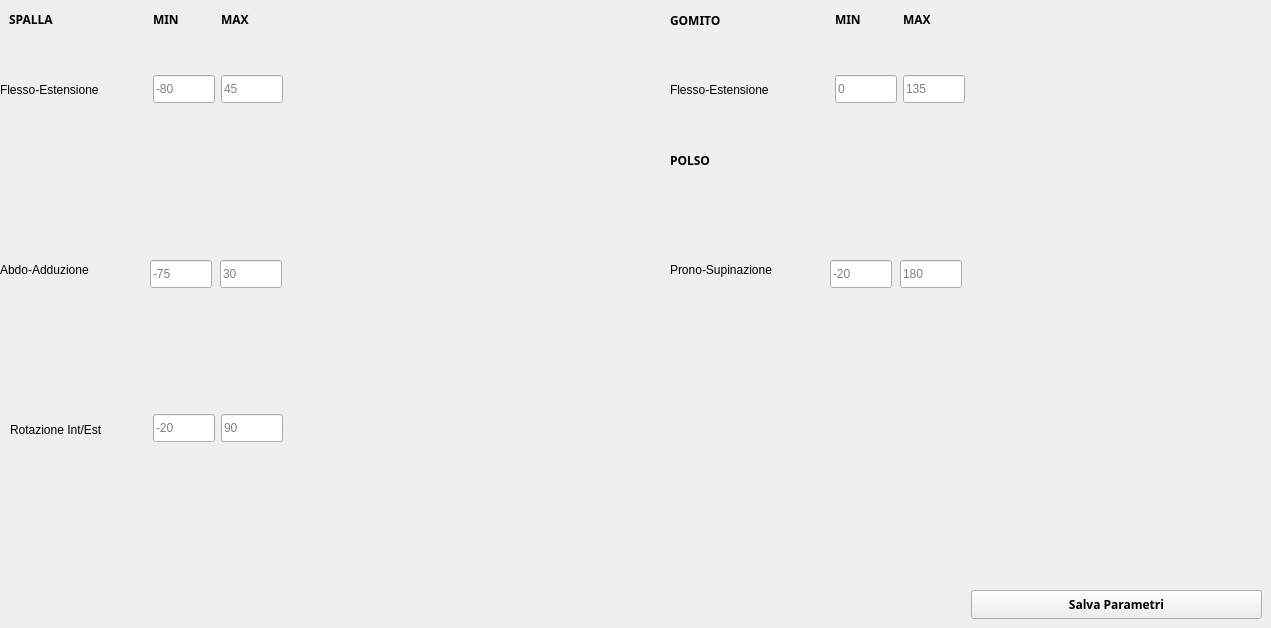
         <widget class="QWidget" name="tab_parametri">
          <attribute name="title">
           <string>Configurazione Parametri</string>
          </attribute>
          <widget class="QLabel" name="label">
           <property name="geometry">
            <rect>
             <x>9</x>
             <y>9</y>
             <width>74</width>
             <height>21</height>
            </rect>
           </property>
           <property name="font">
            <font>
             <family>Sans</family>
             <weight>75</weight>
             <bold>true</bold>
            </font>
           </property>
           <property name="text">
            <string>SPALLA</string>
           </property>
          </widget>
          <widget class="QLabel" name="label_2">
           <property name="geometry">
            <rect>
             <x>153</x>
             <y>9</y>
             <width>38</width>
             <height>21</height>
            </rect>
           </property>
           <property name="font">
            <font>
             <family>Sans</family>
             <weight>75</weight>
             <bold>true</bold>
            </font>
           </property>
           <property name="text">
            <string>MIN</string>
           </property>
          </widget>
          <widget class="QLabel" name="label_3">
           <property name="geometry">
            <rect>
             <x>221</x>
             <y>9</y>
             <width>44</width>
             <height>21</height>
            </rect>
           </property>
           <property name="font">
            <font>
             <family>Sans</family>
             <weight>75</weight>
             <bold>true</bold>
            </font>
           </property>
           <property name="text">
            <string>MAX</string>
           </property>
          </widget>
          <widget class="QLabel" name="label_4">
           <property name="geometry">
            <rect>
             <x>670</x>
             <y>10</y>
             <width>78</width>
             <height>21</height>
            </rect>
           </property>
           <property name="font">
            <font>
             <family>Sans</family>
             <weight>75</weight>
             <bold>true</bold>
            </font>
           </property>
           <property name="text">
            <string>GOMITO</string>
           </property>
          </widget>
          <widget class="QLabel" name="label_5">
           <property name="geometry">
            <rect>
             <x>835</x>
             <y>9</y>
             <width>38</width>
             <height>21</height>
            </rect>
           </property>
           <property name="font">
            <font>
             <family>Sans</family>
             <weight>75</weight>
             <bold>true</bold>
            </font>
           </property>
           <property name="text">
            <string>MIN</string>
           </property>
          </widget>
          <widget class="QLabel" name="label_6">
           <property name="geometry">
            <rect>
             <x>903</x>
             <y>9</y>
             <width>44</width>
             <height>21</height>
            </rect>
           </property>
           <property name="font">
            <font>
             <family>Sans</family>
             <weight>75</weight>
             <bold>true</bold>
            </font>
           </property>
           <property name="text">
            <string>MAX</string>
           </property>
          </widget>
          <widget class="QLineEdit" name="lineEdit_gomitomin">
           <property name="geometry">
            <rect>
             <x>835</x>
             <y>75</y>
             <width>62</width>
             <height>28</height>
            </rect>
           </property>
           <property name="placeholderText">
            <string>0</string>
           </property>
          </widget>
          <widget class="QLineEdit" name="lineEdit_gomitomax">
           <property name="geometry">
            <rect>
             <x>903</x>
             <y>75</y>
             <width>62</width>
             <height>28</height>
            </rect>
           </property>
           <property name="placeholderText">
            <string>135</string>
           </property>
          </widget>
          <widget class="QLabel" name="label_17">
           <property name="geometry">
            <rect>
             <x>971</x>
             <y>30</y>
             <width>221</width>
             <height>161</height>
            </rect>
           </property>
           <property name="text">
            <string/>
           </property>
           <property name="pixmap">
            <pixmap>../resources/images/img/ROM/gomito.png</pixmap>
           </property>
           <property name="scaledContents">
            <bool>true</bool>
           </property>
          </widget>
          <widget class="QLabel" name="label_7">
           <property name="geometry">
            <rect>
             <x>0</x>
             <y>80</y>
             <width>138</width>
             <height>20</height>
            </rect>
           </property>
           <property name="text">
            <string>Flesso-Estensione</string>
           </property>
          </widget>
          <widget class="QLabel" name="label_10">
           <property name="geometry">
            <rect>
             <x>670</x>
             <y>150</y>
             <width>65</width>
             <height>21</height>
            </rect>
           </property>
           <property name="font">
            <font>
             <family>Sans</family>
             <weight>75</weight>
             <bold>true</bold>
            </font>
           </property>
           <property name="text">
            <string>POLSO</string>
           </property>
          </widget>
          <widget class="QLabel" name="label_9">
           <property name="geometry">
            <rect>
             <x>670</x>
             <y>80</y>
             <width>138</width>
             <height>20</height>
            </rect>
           </property>
           <property name="text">
            <string>Flesso-Estensione</string>
           </property>
          </widget>
          <widget class="QPushButton" name="pushButton_salvaconf">
           <property name="geometry">
            <rect>
             <x>971</x>
             <y>590</y>
             <width>291</width>
             <height>29</height>
            </rect>
           </property>
           <property name="font">
            <font>
             <family>Sans</family>
             <weight>75</weight>
             <bold>true</bold>
            </font>
           </property>
           <property name="text">
            <string> Salva Parametri </string>
           </property>
           <property name="icon">
            <iconset>
             <normaloff>../resources/images/img/icone/Save.png</normaloff>../resources/images/img/icone/Save.png</iconset>
           </property>
          </widget>
          <widget class="QLineEdit" name="lineEdit_flessospallamin">
           <property name="geometry">
            <rect>
             <x>153</x>
             <y>75</y>
             <width>62</width>
             <height>28</height>
            </rect>
           </property>
           <property name="placeholderText">
            <string>-80</string>
           </property>
          </widget>
          <widget class="QLineEdit" name="lineEdit_flessospallamax">
           <property name="geometry">
            <rect>
             <x>221</x>
             <y>75</y>
             <width>62</width>
             <height>28</height>
            </rect>
           </property>
           <property name="placeholderText">
            <string>45</string>
           </property>
          </widget>
          <widget class="QLabel" name="label_13">
           <property name="geometry">
            <rect>
             <x>289</x>
             <y>26</y>
             <width>231</width>
             <height>151</height>
            </rect>
           </property>
           <property name="text">
            <string/>
           </property>
           <property name="pixmap">
            <pixmap>../resources/images/img/ROM/flesso-estensionespalla.png</pixmap>
           </property>
           <property name="scaledContents">
            <bool>true</bool>
           </property>
          </widget>
          <widget class="QLabel" name="label_15">
           <property name="geometry">
            <rect>
             <x>289</x>
             <y>375</y>
             <width>231</width>
             <height>191</height>
            </rect>
           </property>
           <property name="text">
            <string/>
           </property>
           <property name="pixmap">
            <pixmap>../resources/images/img/ROM/rotazionespalla.png</pixmap>
           </property>
           <property name="scaledContents">
            <bool>true</bool>
           </property>
          </widget>
          <widget class="QLabel" name="label_14">
           <property name="geometry">
            <rect>
             <x>289</x>
             <y>188</y>
             <width>231</width>
             <height>181</height>
            </rect>
           </property>
           <property name="text">
            <string/>
           </property>
           <property name="pixmap">
            <pixmap>../resources/images/img/ROM/adduzionespalla.png</pixmap>
           </property>
           <property name="scaledContents">
            <bool>true</bool>
           </property>
          </widget>
          <widget class="QLabel" name="label_16">
           <property name="geometry">
            <rect>
             <x>970</x>
             <y>200</y>
             <width>221</width>
             <height>171</height>
            </rect>
           </property>
           <property name="text">
            <string/>
           </property>
           <property name="pixmap">
            <pixmap>../resources/images/img/ROM/polso.png</pixmap>
           </property>
           <property name="scaledContents">
            <bool>true</bool>
           </property>
          </widget>
          <widget class="QLineEdit" name="lineEdit_polsomax">
           <property name="geometry">
            <rect>
             <x>900</x>
             <y>260</y>
             <width>62</width>
             <height>28</height>
            </rect>
           </property>
           <property name="placeholderText">
            <string>180</string>
           </property>
          </widget>
          <widget class="QLineEdit" name="lineEdit_polomin">
           <property name="geometry">
            <rect>
             <x>830</x>
             <y>260</y>
             <width>62</width>
             <height>28</height>
            </rect>
           </property>
           <property name="placeholderText">
            <string>-20</string>
           </property>
          </widget>
          <widget class="QLabel" name="label_11">
           <property name="geometry">
            <rect>
             <x>670</x>
             <y>260</y>
             <width>149</width>
             <height>20</height>
            </rect>
           </property>
           <property name="text">
            <string>Prono-Supinazione </string>
           </property>
          </widget>
          <widget class="QLineEdit" name="lineEdit_adduzionespallamax">
           <property name="geometry">
            <rect>
             <x>220</x>
             <y>260</y>
             <width>62</width>
             <height>28</height>
            </rect>
           </property>
           <property name="placeholderText">
            <string>30</string>
           </property>
          </widget>
          <widget class="QLineEdit" name="lineEdit_adduzionespallamin">
           <property name="geometry">
            <rect>
             <x>150</x>
             <y>260</y>
             <width>62</width>
             <height>28</height>
            </rect>
           </property>
           <property name="placeholderText">
            <string>-75</string>
           </property>
          </widget>
          <widget class="QLabel" name="label_8">
           <property name="geometry">
            <rect>
             <x>0</x>
             <y>260</y>
             <width>129</width>
             <height>20</height>
            </rect>
           </property>
           <property name="text">
            <string>Abdo-Adduzione</string>
           </property>
          </widget>
          <widget class="QLineEdit" name="lineEdit_rotazionespallamax">
           <property name="geometry">
            <rect>
             <x>221</x>
             <y>414</y>
             <width>62</width>
             <height>28</height>
            </rect>
           </property>
           <property name="placeholderText">
            <string>90</string>
           </property>
          </widget>
          <widget class="QLineEdit" name="lineEdit_rotazionespallamin">
           <property name="geometry">
            <rect>
             <x>153</x>
             <y>414</y>
             <width>62</width>
             <height>28</height>
            </rect>
           </property>
           <property name="placeholderText">
            <string>-20</string>
           </property>
          </widget>
          <widget class="QLabel" name="label_12">
           <property name="geometry">
            <rect>
             <x>10</x>
             <y>420</y>
             <width>131</width>
             <height>20</height>
            </rect>
           </property>
           <property name="text">
            <string>Rotazione Int/Est </string>
           </property>
          </widget>
         </widget>
